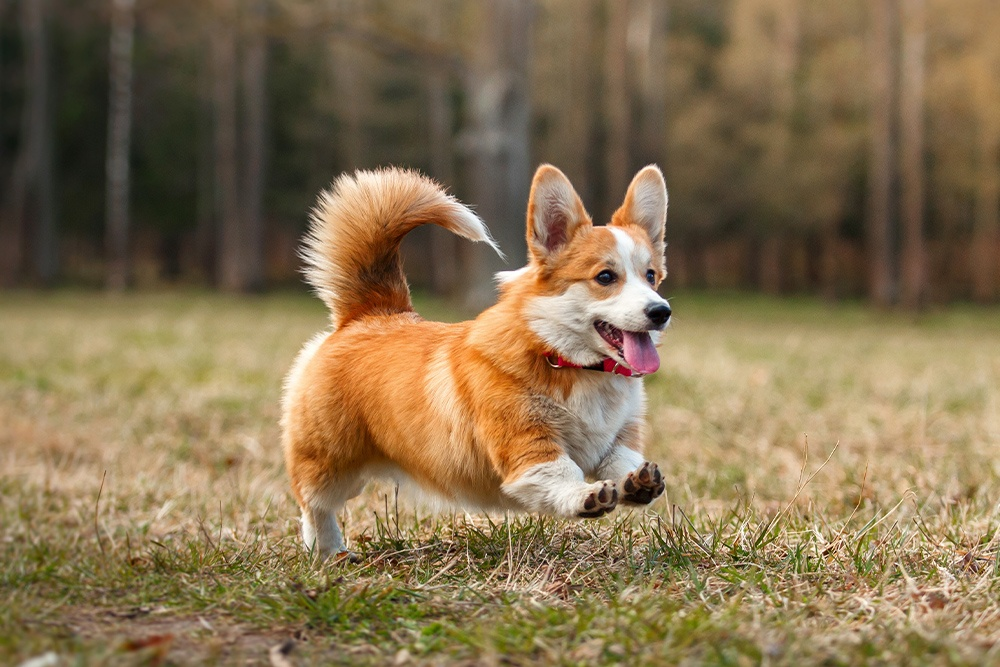
#> input picture CorgiAwSoCute.jpg, 1000 x 667 px
$ jupyter execute PCA.ipynb
#> lines starting #> are read from the running program, lines starting #| are printed output that depends on the picture
[cell 1]
import numpy as np
import pandas as pd

[cell 2]
# 03-20-2023 10:52 周學浩 part 1
import numpy as np
import matplotlib.pyplot as plt

# Generate a random 10x100 matrix of rank 4
m, n, r = (10, 100, 1)
A = np.random.normal(size=(m, r))
B = np.random.normal(size=(r, n))
X_original = A @ B

# Compute the SVD
U, S, V = np.linalg.svd(X_original, full_matrices=False)

DEFAULT_FIGSIZE = (8, 5)

plt.figure(figsize=DEFAULT_FIGSIZE)

plt.plot(np.arange(1, len(S) + 1), S, "o")
plt.xticks(np.arange(1, len(S) + 1))
plt.yscale("log")
plt.title("Plot of singular values")

# Confirm U S V = X
np.allclose(U @ np.diag(S) @ V, X_original)


print("X_original: \n" , X_original)
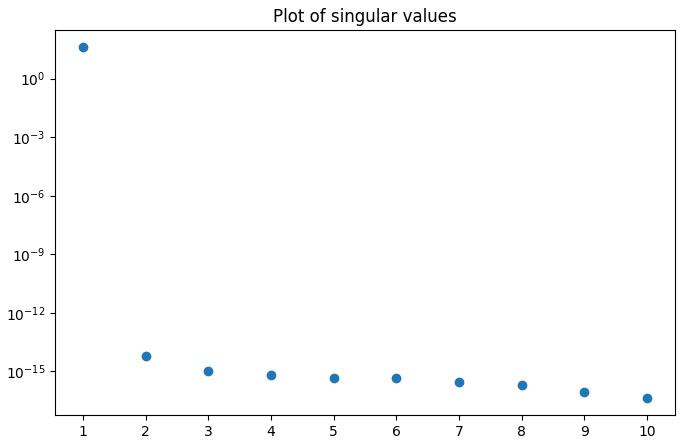
#> figure drawn by matplotlib, 1 panel; curve peaks at x = 1, y = 39.76

[cell 3]
# Compute the mean vector d
d = np.mean(X_original, axis=1)
d_matrix = np.outer(d, np.ones(X_original.shape[1]))

# Center the data by subtracting the mean vector
X_centered = X_original - d_matrix

# Compute the covariance matrix C
C = np.cov(X_centered)

# Compute the eigenvectors of C
eigenvalues, eigenvectors = np.linalg.eig(C)

# Select the first 4 eigenvectors to form the basis matrix C
C = eigenvectors[:, :8]

# Plot each column of C as a separate curve
for i in range(8):
    plt.plot(C[:, i])
plt.show()
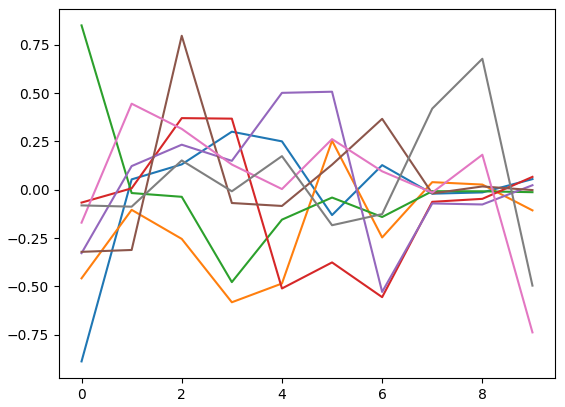
#> figure drawn by matplotlib, 1 panel; curve peaks at x = 3, y = 0.301; curve peaks at x = 5, y = 0.254; curve peaks at x = 0, y = 0.851

# Project the data onto the new basis
Y = C.T @ X_centered

# Reconstruct the data using the compressed representation
X_reconstructed = C @ Y + d_matrix

X_reconstructed = X_reconstructed.real

print("X_reconstructed: \n" , X_reconstructed)
# Check if the reconstructed data matches the original data
print(np.allclose(X_original, X_reconstructed))

# Create the height map of the difference matrix
diff = X_reconstructed - X_original
plt.imshow(diff, cmap='coolwarm')
plt.colorbar()
plt.title("Error map of difference matrix: \n (X_reconstructed - X_original)")
plt.show()
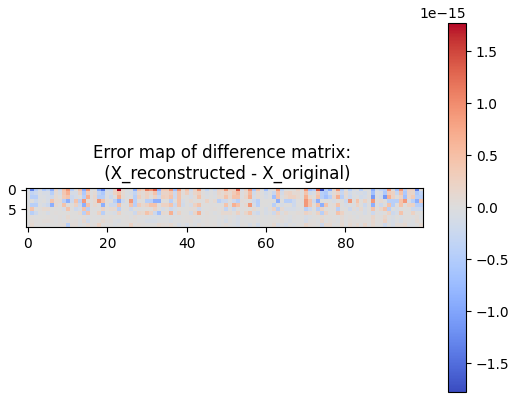
#> figure drawn by matplotlib, 2 panels

# **Part 2**

[cell 4]
import numpy as np
from PIL import Image
import cv2 as cv
import matplotlib.pyplot as plt

# Load the image using cv2
img = Image.open('./CorgiAwSoCute.jpg')
#> img is the input picture: PIL image 1000x667 RGB; mean R, G, B 134.5, 113.9, 81.1

# Convert the image to a numpy array
img_arr = np.array(img)
print(img_arr.shape)
# plot the RGB true-color composition of X.
plt.imshow(img_arr)
plt.show()

# Reshape the image array to a 3 by L matrix
X = np.reshape(img_arr, (-1, 3)).T
X_original = X.copy()

# Compute the mean vector d
d = np.mean(X_original, axis=1)
#> d = [134.5, 113.9, 81.13]

# Subtract the mean from X to center the data
X_centered = X - np.outer(d, np.ones(X_original.shape[1]))

# Compute the covariance matrix
cov = np.cov(X_centered)
#> cov = [[3161.6, 2551.5, 1970], [2551.5, 2288.6, 1870.4], [1970, 1870.4, 1801.2]]

# Compute the eigenvectors and eigenvalues of the covariance matrix
eigenvalues, eigenvectors = np.linalg.eig(cov)
#> eigenvalues = [6789.1, 400.8, 61.48]; eigenvectors = [[-0.664, -0.628, 0.406], [-0.575, 0.0818, -0.814], [-0.478, 0.774, 0.415]]

# Sort the eigenvectors in descending order of eigenvalues
sorted_indices = np.argsort(eigenvalues)[::-1]
#> sorted_indices = [0, 1, 2]
eigenvalues = eigenvalues[sorted_indices]
eigenvectors = eigenvectors[:, sorted_indices]

# Choose the first 2 eigenvectors and project the data onto this subspace
projection_matrix = eigenvectors[:, :2]
#> projection_matrix = [[-0.664, -0.628], [-0.575, 0.0818], [-0.478, 0.774]]
Y = np.dot(projection_matrix.T, X_centered)

# Plot the two band images in Y as two gray-scale images
Y1 = np.reshape(Y[0], img_arr[:, :, 0].shape)
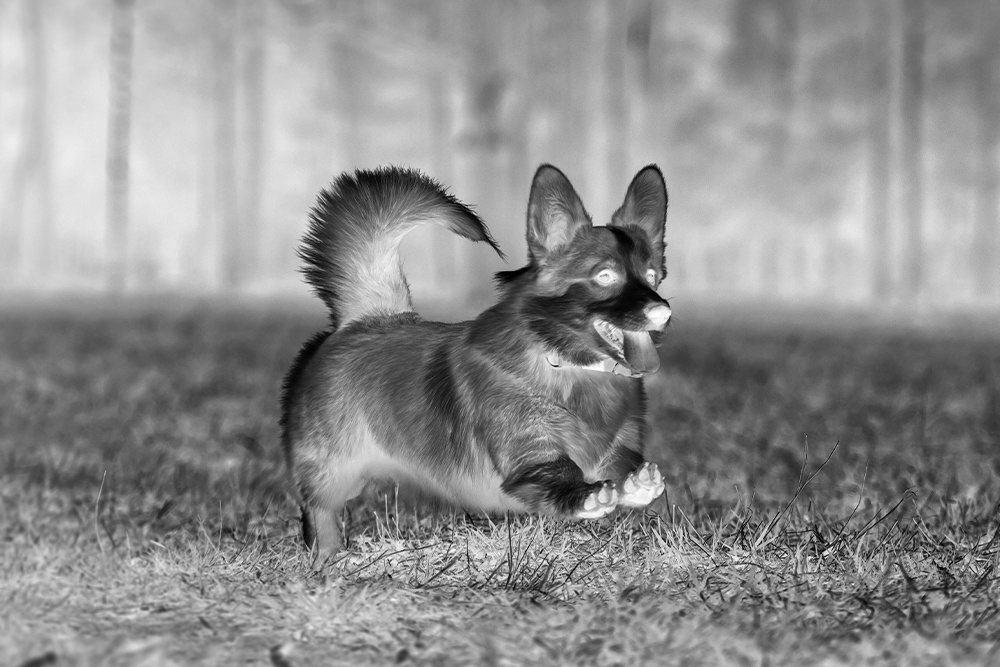
#> Y1: shape (667, 1000) float64; min -244.2, max 192.9, mean 0; drawn with min black and max white
Y2 = np.reshape(Y[1], img_arr[:, :, 0].shape)
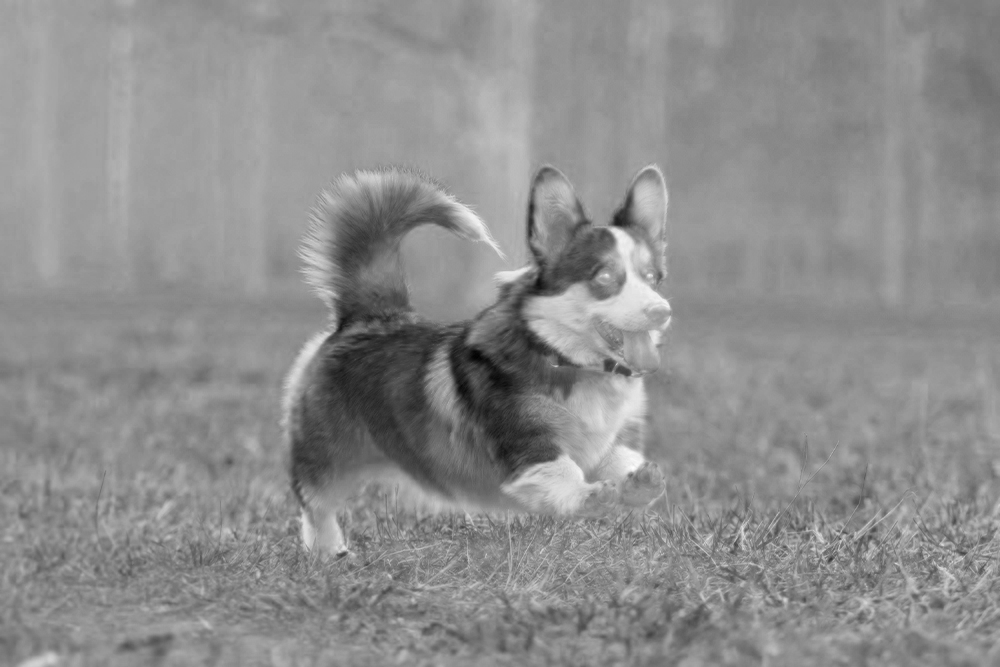
#> Y2: shape (667, 1000) float64; min -109, max 86.83, mean 0; drawn with min black and max white

plt.subplot(1, 2, 1)
plt.imshow(Y1, cmap='gray')
plt.title('Band 1')

plt.subplot(1, 2, 2)
plt.imshow(Y2, cmap='gray')
plt.title('Band 2')

plt.show()

# Reconstruct the decompressed image Xc from Y
Xc = np.dot(projection_matrix, Y) + np.outer(d, np.ones(X.shape[1]))
Xc = np.reshape(Xc.T.astype(np.uint8), img_arr.shape)
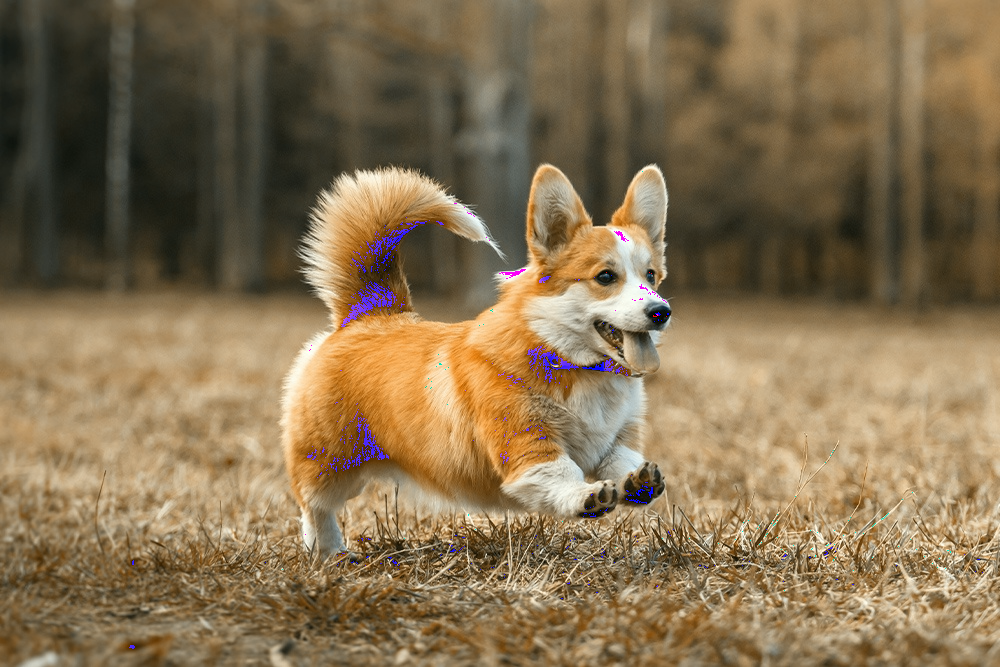
#> Xc: shape (667, 1000, 3); mean R, G, B 134, 113.3, 81.8

plt.imshow(Xc)
plt.show()
# Save the decompressed image
Image.fromarray(np.uint8(Xc)).save('decompressed_image.jpg')
